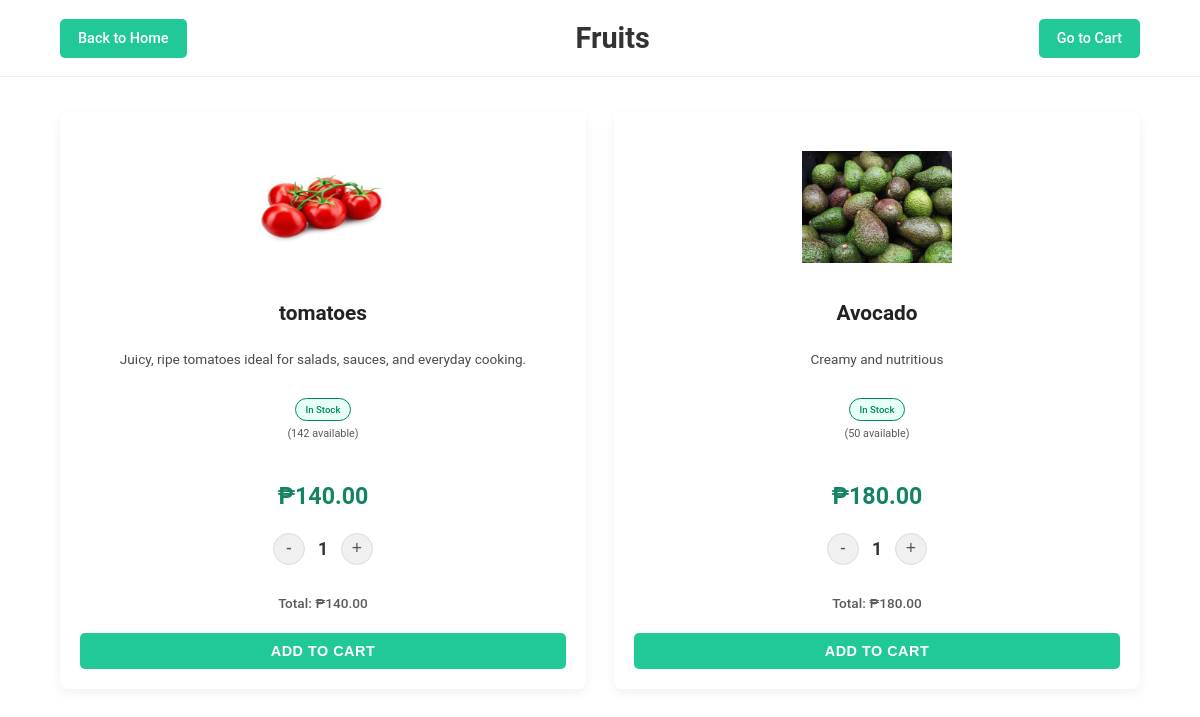
Before: /user-dashboard/category/php/fruits.php with the older database file.
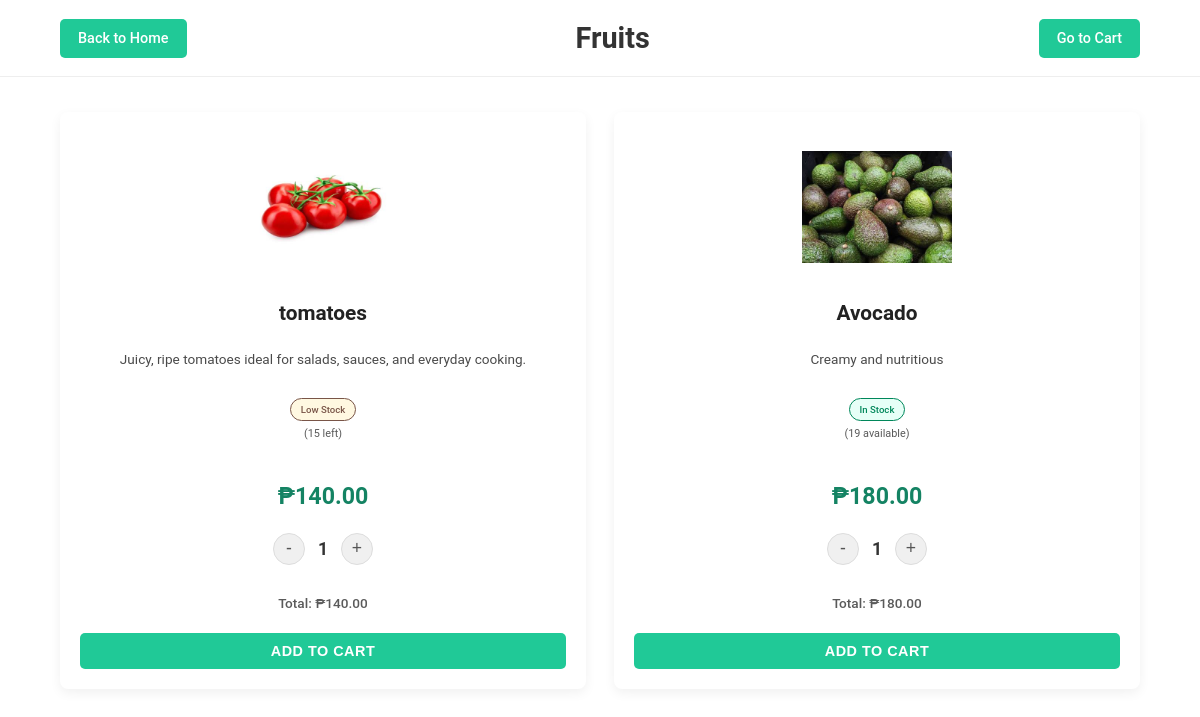
After: the same page with the newer database file.
### tables this page shows
CREATE TABLE `products` (
  `id` int(11) NOT NULL,
  `name` varchar(100) NOT NULL,
  `category` varchar(50) NOT NULL,
  `price` decimal(10,2) NOT NULL,
  `unit` varchar(10) NOT NULL,
  `stock` int(11) NOT NULL DEFAULT 0,
  `status` enum('In Stock','Low Stock','Out of Stock') NOT NULL DEFAULT 'In Stock',
  `description` text DEFAULT NULL,
  `image_path` varchar(255) DEFAULT NULL,
  `created_at` timestamp NOT NULL DEFAULT current_timestamp(),
  `updated_at` timestamp NULL DEFAULT NULL ON UPDATE current_timestamp()
);

### user-dashboard/category/php/fruits.php (the view, shortened to what this page needs)
<?php
require_once __DIR__ . '/../../../connect.php';
?>
<!DOCTYPE html>
<html lang="en">
<head>
    <link rel="stylesheet" href="../css/fruits.css">
</head>
<body>
    <header>
        <a href="/fresh1/user-dashboard/user.php" class="nav-button">Back to Home</a>
        <h1 class="category-title">Fruits</h1>
        <a href="/fresh1/user-dashboard/cart/cart.php" class="nav-button">Go to Cart</a>
    </header>
    <main class="product-grid">
        <?php
        $sql = "SELECT id, name, description, price, image_path, stock, status FROM products WHERE category = 'Fruits'";
        $result = $conn->query($sql);
        if ($result && $result->num_rows > 0) {
            while ($fruit = $result->fetch_assoc()) {
                $isOutOfStock = ($fruit['status'] === 'Out of Stock' || $fruit['stock'] <= 0);
                $isEffectivelyLowStock = !$isOutOfStock &&
                                         ($fruit['status'] === 'Low Stock' ||
                                          ($fruit['stock'] > 0 && $fruit['stock'] <= LOW_STOCK_THRESHOLD));
                echo "<div class='product-card' data-product-id='" . htmlspecialchars($fruit['id']) . "'>";
                $imagePath = '/fresh1/' . htmlspecialchars($fruit['image_path']);
                echo "<img src='" . $imagePath . "' alt='" . htmlspecialchars($fruit['name']) . "'>";
                echo "<h3>" . htmlspecialchars($fruit['name']) . "</h3>";
                echo "<p class='description'>" . htmlspecialchars($fruit['description']) . "</p>";
                echo "<div class='product-status-info'>";
                if ($isOutOfStock) {
                    echo "<span class='status-badge status-out-of-stock'>Out of Stock</span>";
                } elseif ($isEffectivelyLowStock) {
                    echo "<span class='status-badge status-low-stock'>Low Stock</span>";
                    echo "<span class='stock-left'>(" . htmlspecialchars($fruit['stock']) . " left)</span>";
                } else {
                    echo "<span class='status-badge status-in-stock'>In Stock</span>";
                    echo "<span class='stock-left'>(" . htmlspecialchars($fruit['stock']) . " available)</span>";
                }
                echo "</div>";
                echo "<p class='price' data-price='" . htmlspecialchars($fruit['price']) . "'>₱" . number_format($fruit['price'], 2) . "</p>";
                echo "<div class='quantity-selector'" . ($isOutOfStock ? " style='display:none;'" : "") . ">";
                echo "<button class='quantity-btn minus-btn'>-</button>";
                echo "<span class='quantity-value'>1</span>";
                echo "<button class='quantity-btn plus-btn'>+</button>";
                echo "</div>";
                echo "<p class='total-price'" . ($isOutOfStock ? " style='display:none;'" : "") . ">Total: ₱" . number_format($fruit['price'], 2) . "</p>";
                echo "<button class='add-to-cart-btn'" . ($isOutOfStock ? " disabled" : "") . ">" . ($isOutOfStock ? "Out of Stock" : "Add to Cart") . "</button>";
                echo "</div>";
            }
        } else {
            echo "<p style='text-align:center; grid-column: 1 / -1;'>No fruits found in this category.</p>";
        }
        ?>
    </main>
</body>
</html>

### user-dashboard/category/css/fruits.css (style rules this page uses)
body { font-family: 'Roboto', 'Segoe UI', Tahoma, Geneva, Verdana, sans-serif; margin: 0; background-color: #ffffff; color: #333333; line-height: 1.6; }
header { background-color: #ffffff; padding: 15px 5%; display: flex; justify-content: space-between; align-items: center; border-bottom: 1px solid #eeeeee; position: sticky; top: 0; z-index: 1000; }
.nav-button { background-color: #20c997; color: #ffffff; padding: 8px 18px; text-decoration: none; border-radius: 5px; font-size: 0.9em; font-weight: 500; transition: background-color 0.2s ease; }
.category-title { color: #333333; font-size: 1.8em; margin: 0; font-weight: 600; }
.product-grid { display: grid; grid-template-columns: repeat(auto-fit, minmax(260px, 1fr)); gap: 28px; padding: 35px 5%; background-color: transparent; }
.product-card { background-color: #ffffff; border-radius: 8px; box-shadow: 0 4px 12px rgba(0, 0, 0, 0.06); padding: 20px; text-align: center; display: flex; flex-direction: column; transition: box-shadow 0.3s ease; }
.product-card img { width: 100%; max-width: 150px; height: 150px; object-fit: contain; border-radius: 6px; margin-bottom: 18px; align-self: center; }
.product-card h3 { font-size: 1.3em; color: #222222; margin: 0 0 8px 0; font-weight: 600; line-height: 1.3; }
.product-card .description { font-size: 0.85em; color: #4a4a4a; margin-bottom: 15px; min-height: 2.5em; line-height: 1.5; }
.product-status-info { margin-bottom: 12px; font-size: 0.8em; display: flex; flex-direction: column; align-items: center; min-height: 1.8em; }
.status-badge { padding: 3px 10px; border-radius: 12px; font-weight: 500; font-size: 0.75em; margin-bottom: 4px; display: inline-block; border: 1px solid transparent; }
.status-in-stock { background-color: #e6fff7; color: #00875a; border-color: #00875a; }
.status-low-stock { background-color: #fff8e1; color: #795548; border-color: #795548; }
.stock-left { font-size: 0.85em; color: #5a5a5a; }
.product-card .price { font-size: 1.45em; color: #148363; font-weight: 700; margin-bottom: 18px; }
.quantity-selector { display: flex; justify-content: center; align-items: center; margin-bottom: 15px; }
.quantity-btn { background-color: #f0f0f0; color: #555555; border: 1px solid #dddddd; width: 32px; height: 32px; border-radius: 50%; font-size: 1.1em; cursor: pointer; margin: 0 8px; transition: background-color 0.2s ease, border-color 0.2s ease; display: flex; align-items: center; justify-content: center; }
.quantity-value { font-size: 1.1em; font-weight: 600; min-width: 20px; text-align: center; color: #333333; }
.total-price { font-size: 0.85em; color: #5a5a5a; margin-bottom: 18px; font-weight: 500; }
.add-to-cart-btn { background-color: #20c997; color: white; padding: 10px 16px; border: none; border-radius: 5px; font-size: 0.9em; cursor: pointer; text-transform: uppercase; font-weight: 600; transition: background-color 0.2s ease; width: 100%; margin-top: auto; letter-spacing: 0.5px; }

Changed rows visible on the page:
changed products "tomatoes": stock "142" → "15"; stock "In Stock available)" → "Low Stock left)"
changed products "Avocado": stock "50" → "19"
